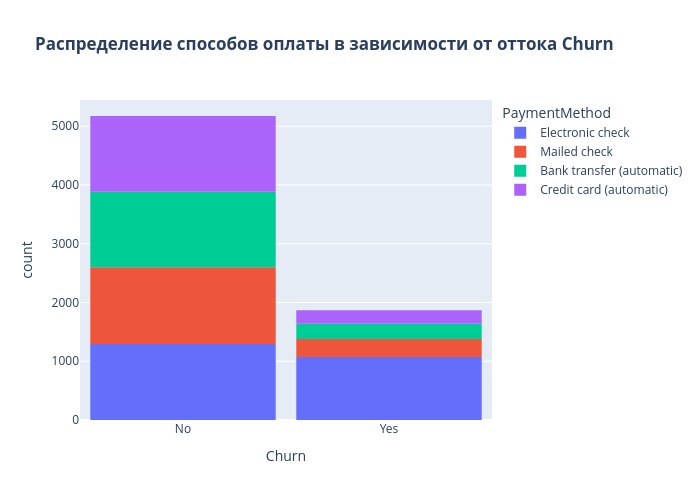

The cell this chart's notebook holds for it:
### Code cell
fig = px.histogram(df, x="Churn", color="PaymentMethod", title="<b>Распределение способов оплаты в зависимости от оттока Churn</b>",barmode='relative')
fig.update_layout(width=700, height=500, bargap=0.1)
plt.savefig('../images/Customer Payment Method distribution w.r.t. Churn.png') 
fig.show()
print("Автоматические методы оплаты демонстрируют значительно лучшее удержание клиентов. Клиенты использующие Electronic check и Mailed check (ручная оплата) преобладают среди ушедших, тогда как клиенты с Bank transfer и Credit card (automatic) показывают высокую лояльность. В целях снижения оттока имеет смысл запустить кампанию по переводу клиентов на автоматические платежи, предложив инсентивы (скидку $3-5/мес или бонусные дни за подключение auto-pay).")

### Figure 1 — Plotly figure (JSON) as saved in the notebook; plotly's stock layout.template omitted (floating-point values rounded to 4 significant figures; data arrays with more than 128 entries replaced by an {"elided": "..."} marker saying what was removed)
{"data": [{"bingroup": "x", "hovertemplate": "PaymentMethod=Electronic check<br>Churn=%{x}<br>count=%{y}<extra></extra>", "legendgroup": "Electronic check", "marker": {"color": "#636efa", "pattern": {"shape": ""}}, "name": "Electronic check", "orientation": "v", "showlegend": true, "type": "histogram", "x": {"elided": "2365 str values"}, "xaxis": "x", "yaxis": "y"}, {"bingroup": "x", "hovertemplate": "PaymentMethod=Mailed check<br>Churn=%{x}<br>count=%{y}<extra></extra>", "legendgroup": "Mailed check", "marker": {"color": "#EF553B", "pattern": {"shape": ""}}, "name": "Mailed check", "orientation": "v", "showlegend": true, "type": "histogram", "x": {"elided": "1612 str values"}, "xaxis": "x", "yaxis": "y"}, {"bingroup": "x", "hovertemplate": "PaymentMethod=Bank transfer (automatic)<br>Churn=%{x}<br>count=%{y}<extra></extra>", "legendgroup": "Bank transfer (automatic)", "marker": {"color": "#00cc96", "pattern": {"shape": ""}}, "name": "Bank transfer (automatic)", "orientation": "v", "showlegend": true, "type": "histogram", "x": {"elided": "1544 str values"}, "xaxis": "x", "yaxis": "y"}, {"bingroup": "x", "hovertemplate": "PaymentMethod=Credit card (automatic)<br>Churn=%{x}<br>count=%{y}<extra></extra>", "legendgroup": "Credit card (automatic)", "marker": {"color": "#ab63fa", "pattern": {"shape": ""}}, "name": "Credit card (automatic)", "orientation": "v", "showlegend": true, "type": "histogram", "x": {"elided": "1522 str values"}, "xaxis": "x", "yaxis": "y"}], "layout": {"bargap": 0.1, "barmode": "relative", "height": 500, "legend": {"title": {"text": "PaymentMethod"}, "tracegroupgap": 0}, "title": {"text": "<b>Распределение способов оплаты в зависимости от оттока Churn</b>"}, "width": 700, "xaxis": {"anchor": "y", "domain": [0, 1], "title": {"text": "Churn"}}, "yaxis": {"anchor": "x", "domain": [0, 1], "title": {"text": "count"}}}}
